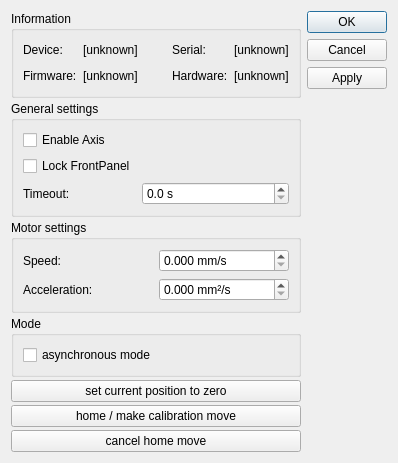
<?xml version="1.0" encoding="UTF-8"?>
<ui version="4.0">
 <class>DialogThorlabsKCubeDCServo</class>
 <widget class="QDialog" name="DialogThorlabsKCubeDCServo">
  <property name="geometry">
   <rect>
    <x>0</x>
    <y>0</y>
    <width>398</width>
    <height>454</height>
   </rect>
  </property>
  <property name="windowTitle">
   <string>Thorlabs KCube DC Servo</string>
  </property>
  <layout class="QHBoxLayout" name="horizontalLayout">
   <item>
    <layout class="QVBoxLayout" name="verticalLayout_2">
     <property name="spacing">
      <number>3</number>
     </property>
     <item>
      <widget class="QGroupBox" name="group1">
       <property name="title">
        <string>Information</string>
       </property>
       <layout class="QGridLayout" name="gridLayout_2">
        <item row="0" column="0">
         <widget class="QLabel" name="label">
          <property name="text">
           <string>Device:</string>
          </property>
         </widget>
        </item>
        <item row="0" column="2">
         <spacer name="horizontalSpacer">
          <property name="orientation">
           <enum>Qt::Horizontal</enum>
          </property>
          <property name="sizeHint" stdset="0">
           <size>
            <width>40</width>
            <height>20</height>
           </size>
          </property>
         </spacer>
        </item>
        <item row="0" column="4">
         <widget class="QLabel" name="lblSerial">
          <property name="sizePolicy">
           <sizepolicy hsizetype="MinimumExpanding" vsizetype="Preferred">
            <horstretch>0</horstretch>
            <verstretch>0</verstretch>
           </sizepolicy>
          </property>
          <property name="text">
           <string>[unknown]</string>
          </property>
          <property name="wordWrap">
           <bool>true</bool>
          </property>
         </widget>
        </item>
        <item row="0" column="3">
         <widget class="QLabel" name="label_6">
          <property name="text">
           <string>Serial:</string>
          </property>
         </widget>
        </item>
        <item row="0" column="1">
         <widget class="QLabel" name="lblDevice">
          <property name="sizePolicy">
           <sizepolicy hsizetype="MinimumExpanding" vsizetype="Preferred">
            <horstretch>0</horstretch>
            <verstretch>0</verstretch>
           </sizepolicy>
          </property>
          <property name="text">
           <string>[unknown]</string>
          </property>
         </widget>
        </item>
        <item row="1" column="0">
         <widget class="QLabel" name="label_2">
          <property name="text">
           <string>Firmware:</string>
          </property>
         </widget>
        </item>
        <item row="1" column="1">
         <widget class="QLabel" name="lblFirmware">
          <property name="text">
           <string>[unknown]</string>
          </property>
         </widget>
        </item>
        <item row="1" column="3">
         <widget class="QLabel" name="label_3">
          <property name="text">
           <string>Hardware:</string>
          </property>
         </widget>
        </item>
        <item row="1" column="4">
         <widget class="QLabel" name="lblHardware">
          <property name="text">
           <string>[unknown]</string>
          </property>
         </widget>
        </item>
        <item row="1" column="2">
         <spacer name="horizontalSpacer_2">
          <property name="orientation">
           <enum>Qt::Horizontal</enum>
          </property>
          <property name="sizeHint" stdset="0">
           <size>
            <width>40</width>
            <height>20</height>
           </size>
          </property>
         </spacer>
        </item>
       </layout>
      </widget>
     </item>
     <item>
      <widget class="QGroupBox" name="groupSettings">
       <property name="sizePolicy">
        <sizepolicy hsizetype="Preferred" vsizetype="Expanding">
         <horstretch>0</horstretch>
         <verstretch>0</verstretch>
        </sizepolicy>
       </property>
       <property name="title">
        <string>General settings</string>
       </property>
       <layout class="QGridLayout" name="gridLayout">
        <item row="1" column="0">
         <widget class="QCheckBox" name="checkFrontPanel">
          <property name="text">
           <string>Lock FrontPanel</string>
          </property>
         </widget>
        </item>
        <item row="2" column="1">
         <widget class="QDoubleSpinBox" name="spinTimeout">
          <property name="sizePolicy">
           <sizepolicy hsizetype="MinimumExpanding" vsizetype="Fixed">
            <horstretch>0</horstretch>
            <verstretch>0</verstretch>
           </sizepolicy>
          </property>
          <property name="prefix">
           <string/>
          </property>
          <property name="suffix">
           <string> s</string>
          </property>
          <property name="decimals">
           <number>1</number>
          </property>
          <property name="minimum">
           <double>0.000000000000000</double>
          </property>
          <property name="maximum">
           <double>5000.000000000000000</double>
          </property>
          <property name="singleStep">
           <double>1.000000000000000</double>
          </property>
          <property name="value">
           <double>0.000000000000000</double>
          </property>
         </widget>
        </item>
        <item row="2" column="0">
         <widget class="QLabel" name="label_11">
          <property name="text">
           <string>Timeout:</string>
          </property>
         </widget>
        </item>
        <item row="0" column="0">
         <widget class="QCheckBox" name="checkEnableAxis">
          <property name="text">
           <string>Enable Axis</string>
          </property>
         </widget>
        </item>
       </layout>
      </widget>
     </item>
     <item>
      <widget class="QGroupBox" name="groupMotor">
       <property name="title">
        <string>Motor settings</string>
       </property>
       <layout class="QGridLayout" name="gridLayout_3">
        <item row="0" column="0">
         <widget class="QLabel" name="label_4">
          <property name="text">
           <string>Speed:</string>
          </property>
         </widget>
        </item>
        <item row="0" column="1">
         <widget class="QDoubleSpinBox" name="spinSpeed">
          <property name="suffix">
           <string> mm/s</string>
          </property>
          <property name="decimals">
           <number>3</number>
          </property>
         </widget>
        </item>
        <item row="1" column="0">
         <widget class="QLabel" name="label_5">
          <property name="text">
           <string>Acceleration:</string>
          </property>
         </widget>
        </item>
        <item row="1" column="1">
         <widget class="QDoubleSpinBox" name="spinAccel">
          <property name="suffix">
           <string> mm²/s</string>
          </property>
          <property name="decimals">
           <number>3</number>
          </property>
         </widget>
        </item>
       </layout>
      </widget>
     </item>
     <item>
      <widget class="QGroupBox" name="groupMode">
       <property name="title">
        <string>Mode</string>
       </property>
       <layout class="QVBoxLayout" name="verticalLayout">
        <item>
         <widget class="QCheckBox" name="checkAsync">
          <property name="text">
           <string>asynchronous mode</string>
          </property>
         </widget>
        </item>
       </layout>
      </widget>
     </item>
     <item>
      <widget class="QPushButton" name="btnSetOrigin">
       <property name="text">
        <string>set current position to zero</string>
       </property>
      </widget>
     </item>
     <item>
      <widget class="QPushButton" name="btnHome">
       <property name="text">
        <string>home / make calibration move</string>
       </property>
      </widget>
     </item>
     <item>
      <widget class="QPushButton" name="btnHomeCancel">
       <property name="text">
        <string>cancel home move</string>
       </property>
      </widget>
     </item>
     <item>
      <spacer name="verticalSpacer">
       <property name="orientation">
        <enum>Qt::Vertical</enum>
       </property>
       <property name="sizeHint" stdset="0">
        <size>
         <width>20</width>
         <height>40</height>
        </size>
       </property>
      </spacer>
     </item>
    </layout>
   </item>
   <item>
    <widget class="QDialogButtonBox" name="buttonBox">
     <property name="locale">
      <locale language="German" country="Germany"/>
     </property>
     <property name="orientation">
      <enum>Qt::Vertical</enum>
     </property>
     <property name="standardButtons">
      <set>QDialogButtonBox::Apply|QDialogButtonBox::Cancel|QDialogButtonBox::Ok</set>
     </property>
    </widget>
   </item>
  </layout>
 </widget>
 <resources/>
 <connections/>
</ui>
